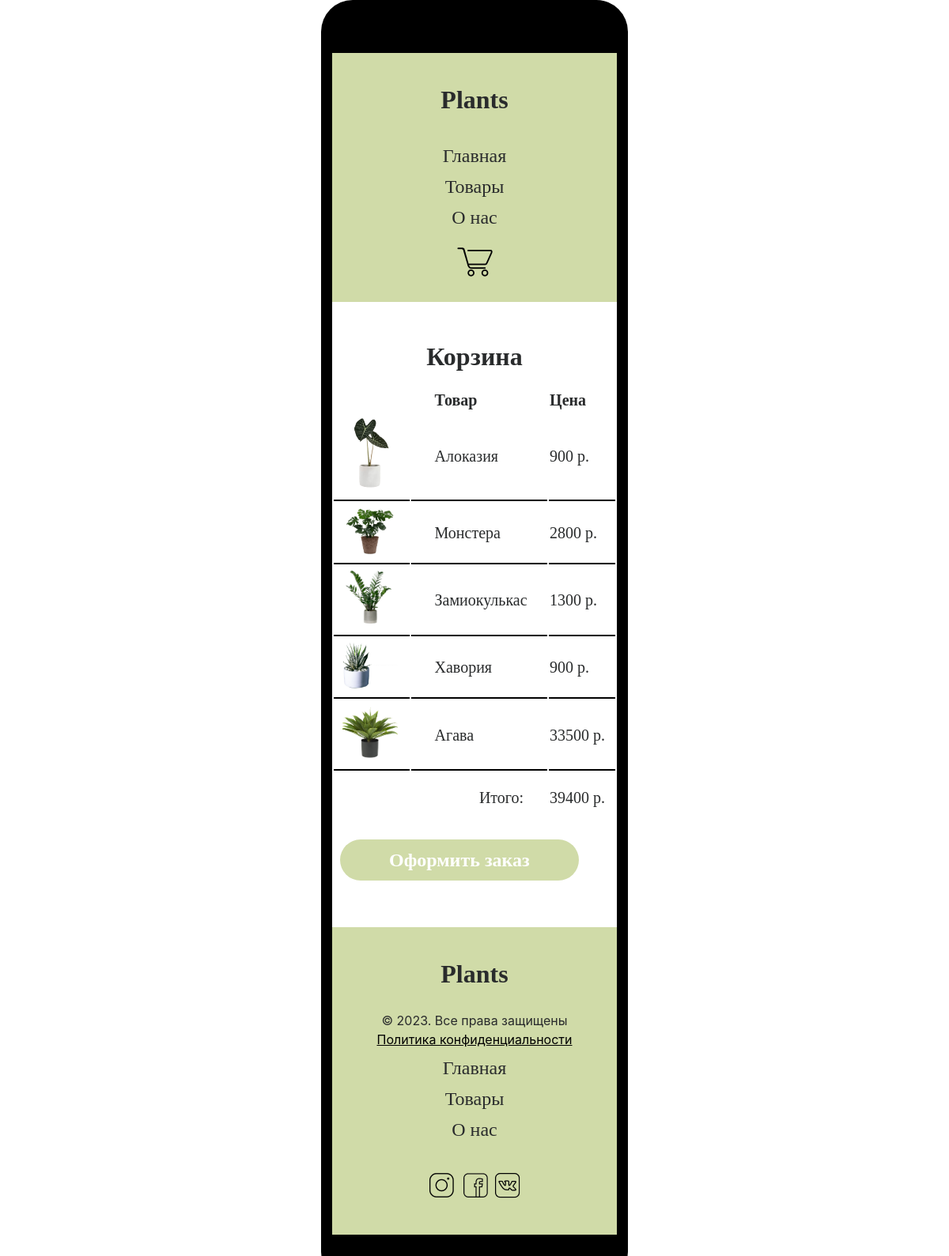
The page /order/ on the database its author committed.
### sednina_app/models.py (models this page shows, shortened)
class Order(models.Model):
    category = models.CharField(max_length=50)
    price = models.IntegerField()
    image = models.CharField(max_length=50)
    title = models.CharField(max_length=50)

### sednina_app/views.py (the view)
# urls.py: path('order/', views.order, name='order'),
def order(request):
    total_order = 0
    order = Order.objects.all()
    for product in order:
        total_order += product.price
    return render(request, 'order.html', {'order' : order, "total_order":total_order})

### sednina_app/templates/order.html (shortened to what this page needs)
<!DOCTYPE html>
<html lang="en">
<head>
    {% load static %}
    <link rel="stylesheet" href="{% static 'css/order.css' %}">
</head>
<body>
    <div class="container-top">
        <header>
            <div class="container">
                <div class="logo">
                    <h2>Plants</h2>
                </div>
                <div class="navigation">
                    <a class="navigation-item" href="{% url 'home' %}">Главная</a>
                    <a class="navigation-item" href="{% url 'products' %}">Товары</a>
                    <a class="navigation-item" href="{% url 'about' %}">О нас</a>
                    <a class="navigation-item" href="{% url 'order' %}">
                        <img src="/static/img/image 1.png" alt="image 1">
                    </a>
                </div>
            </div>
        </header>
        <section class="order">
            <div class="container">
                <h2 class="order-title">Корзина</h2>
                <table class="order-table">
                    <tr>
                        <td></td>
                        <td class="product-title"><b>Товар</b></td>
                        <td class="product-price"><b>Цена</b></td>
                    </tr>
                    {% if order %}
                        {% for product in order %}
                            <tr>
                                <td class="product order-image"><img src="/static/img/products/{{product.image}}.png" alt="{{product.image}}"></td>
                                <td class="product product-title">{{product.title}}</td>
                                <td class="product product-price">{{product.price}} р.</td>
                            </tr>
                        {% endfor %}
                    {% endif %}
                    <tr>
                        <td></td>
                        <td class="total-text">Итого:</td>
                        <td class="total">{{total_order}} р.</td>
                    </tr>
                </table>
                <div class="order-btn">
                    <a href="#openModal">Оформить заказ</a>
                </div>
            </div>
        </section>
        <footer>
            <div class="container">
                <div class="logo">
                    <h2>Plants</h2>
                    <span>© 2023. Все права защищены<br>
                        <a href="#">Политика конфиденциальности</a>
                    </span>
                </div>
                <div class="navigation">
                    <a class="navigation-item" href="{% url 'home' %}">Главная</a>
                    <a class="navigation-item" href="{% url 'products' %}">Товары</a>
                    <a class="navigation-item" href="{% url 'about' %}">О нас</a>
                    <div class="navigation-msgs">
                        <a href="#"><img class="navigation-msgs-item" src="/static/img/msg_1.png" alt="msg_1"></a>
                        <a href="#"><img class="navigation-msgs-item" src="/static/img/msg_2.png" alt="msg_2"></a>
                        <a href="#"><img class="navigation-msgs-item" src="/static/img/msg_3.png" alt="msg_3.png"></a>
                    </div>
                </div>
            </div>
        </footer>
    </div>
</body>
</html>

### static/css/order.css (style rules this page uses)
body { margin: 0; font-family: -apple-system,system-ui,BlinkMacSystemFont,"Segoe UI",Roboto,"Helvetica Neue",Arial,sans-serif; font-size: 16px; font-weight: 400; line-height: 1.5; color: #292b2c; background-color: #fff; }
body { font-family: -apple-system,system-ui,BlinkMacSystemFont,"Segoe UI",Roboto,"Helvetica Neue",Arial,sans-serif; font-size: 16px; font-weight: 400; line-height: 1.5; color: #292b2c; background-color: #fff; }
.container-top { width: 360px; min-height: 957px; max-height: 6000px; border-radius: 40px; padding: 67px 14px 62px 14px; background-color: #000000; color: #292b2c; margin: 0 auto; }
header { background-color: #D0DBA8; padding-top: 20px; padding-bottom: 10px; text-align: center; height: 285px; color: #292b2c; }
footer { padding-bottom: 40px; padding-top: 20px; background-color: #D0DBA8; text-align: center; }
.logo { display: inline-block; padding-top: 20px; padding-bottom: 10px; }
.logo h2 { font-family: 'Montserrat'; font-style: normal; font-weight: 600; font-size: 32px; line-height: 39px; margin-top: 0; }
.navigation-item { font-family: 'Montserrat'; font-style: normal; font-weight: 500; font-size: 24px; line-height: 29px; display: block; text-decoration: none; color: #292b2c; margin-top: 0; margin-bottom: 10px; }
.navigation-item img { width: 50px; margin-right: 0; transform: translateY(10px); }
.logo span a { color: black; }
.navigation-msgs { margin-top: 40px; width: 125px; margin-right: 0; padding-left: 120px; }
.navigation-msgs-item { margin-right: 5px; }
.order-table { width: 100%; font-family: 'Montserrat'; font-style: normal; font-weight: 500; font-size: 20px; line-height: 24px; background-color: #fff; }
.order { padding-bottom: 70px; background-color: #fff; }
.order-title { font-family: 'Montserrat'; font-style: normal; font-weight: 600; font-size: 32px; line-height: 39px; margin: 0; text-align: center; padding-top: 50px; margin-bottom: 20px; }
.order-image { background: #ffffff; margin-right: 20px; margin-top: 40px; }
.order-image img { background: #ffffff; width: 70px; padding-left: 10px; }
.product-title { padding-left: 30px; }
.total-text { text-align: right; padding-right: 30px; padding-top: 20px; }
.total { padding-top: 20px; }
.product { border-bottom: 2px solid black; }
.order-btn { width: 340px; margin-right: auto; margin-left: auto; margin-top: 50px; }
.order-btn a { background: #D0DBA8; border-radius: 65px; font-family: 'Montserrat'; font-style: normal; font-weight: 600; font-size: 24px; line-height: 29px; color: #FFFFFF; padding: 13px 62px 13px 62px; text-decoration: none; }

### rows shown on the page
Order: shows a picture, title "Алоказия", price "900"
Order: shows a picture, title "Монстера", price "2800"
Order: shows a picture, title "Замиокулькас", price "1300"
Order: shows a picture, title "Хавория", price "900"
Order: shows a picture, title "Агава", price "33500"

### other values the page prints
{{ total_order }} "39400"
